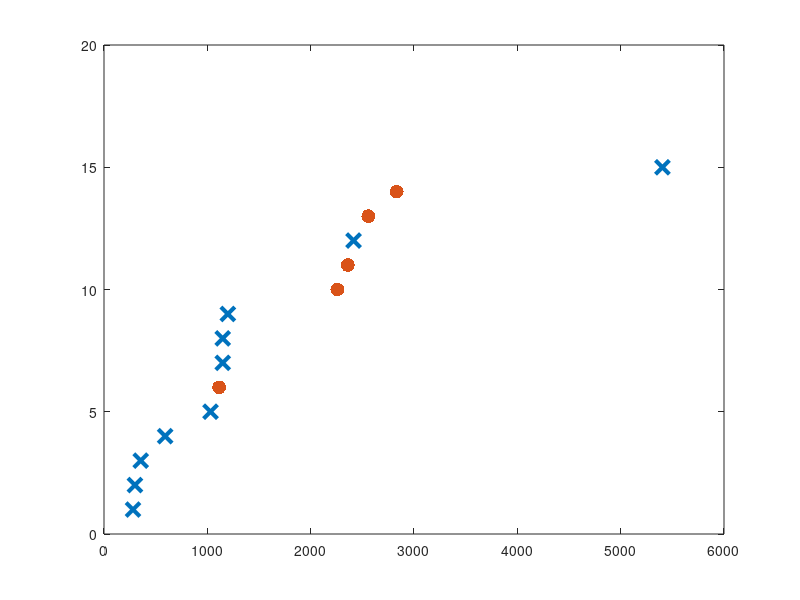

Reproduce this figure in MATLAB. (Note: this script raises an error after producing the figure.)
%% Code to produce Figure 8

%Purpose:
%Plot sensitivity parameter ranking
%Place in ranking order

%--------------------------------------------------------------------------
clear variables

%--------------------------------------------------------------------------
% IMPORT SENSITIVITY COEFFICIENT DATA
%--------------------------------------------------------------------------
load('normalised_sensitivities.mat')

%--------------------------------------------------------------------------
% ORDER SENSITIVITY COEFFICIENTS IN ASCENDING ORDER
%--------------------------------------------------------------------------
[Ranked_S_normalised,SortIdx] = sort(S_normalised,'ascend');

SandflyParamFlag = SortIdx >=11; %Indicator variable, pick out params associated with sandflies
YVal = 1:1:15; %Y values to be passed to plot function.

%%
%--------------------------------------------------------------------------------------
% PRODUCE FIGURE (Left Axis - Parameter Ranking; Paramter set ID number placed next to data point)
%---------------------------------------------------------------------------------------
fig = figure();
clf
position = [100, 100, 550, 1.25*450];
set(0, 'DefaultFigurePosition', position);
hold on


%Add markers to plot
clf
%Plot dog associated parameter sens. coefficients
p1 = plot(Ranked_S_normalised(SandflyParamFlag == 0), YVal(SandflyParamFlag == 0), 'x', 'MarkerSize', 10, 'LineWidth', 3,'DisplayName','Dog associated only');
hold on 
%Plot sandfly associated parameter sens. coefficients
p2 = plot(Ranked_S_normalised(SandflyParamFlag == 1), YVal(SandflyParamFlag == 1), '.', 'MarkerSize', 30, 'LineWidth', 3,'DisplayName','Sandfly associated');

%List parameter set IDs in reverse ranking order, as a string
YAxisLabels = cell(1,15);
for ii=1:15  
    YAxisLabels{ii} = num2str(SortIdx(ii));
end
StrArray_YAxisLabels = string(YAxisLabels);

%Text label offset parameters
MarkerLabelXOffset = 200;
LabelStartX = Ranked_S_normalised + MarkerLabelXOffset;
LabelStartY = YVal;

% Add text description to data points (number only)
LabelText = strcat(StrArray_YAxisLabels);
text(LabelStartX,LabelStartY,LabelText,'Fontsize',12)

%Set left y-axis properties, parameter ranking numbers
ylabel('Parameter ranking')
yticks(1:1:15)
yticklabels({'15','14','13','12','11','10','9','8','7','6','5','4','3','2','1'})
ylim([0.5 15.5])

%Set x-axis properties
xlabel('Sensitivity coefficient (\Upsilon_{p}^{u})')
xlim([0 6500])

%Set up legend
leg = legend([p1;p2],'Location','Southeast');
title(leg,'Parameter type')

%Set figure properties
set(gca,'Fontsize',16)
set(gca,'LineWidth',1)
box on
